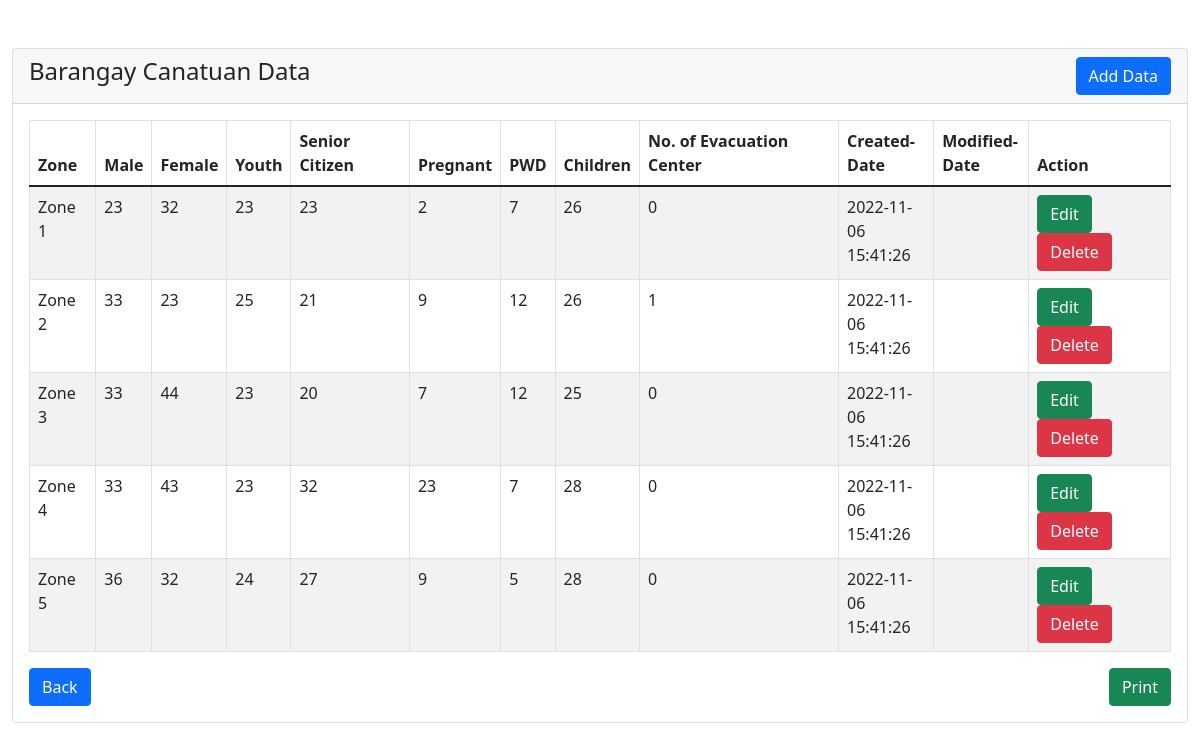
Page /admin/barangay-statistics/canatuan/canatuan-tbl.php (signed in) on the committed database.
### tables this page shows
CREATE TABLE `barangay_data` (
  `id` int(10) NOT NULL,
  `barangay_name` varchar(50) NOT NULL,
  `zone` varchar(15) NOT NULL,
  `male` int(11) NOT NULL,
  `female` int(11) NOT NULL,
  `youth` int(11) NOT NULL,
  `senior_citizen` int(11) NOT NULL,
  `pregnant` int(11) NOT NULL,
  `pwd` int(11) NOT NULL,
  `children` int(11) NOT NULL,
  `no_evacuations` int(11) NOT NULL,
  `created_date` timestamp NULL DEFAULT current_timestamp(),
  `modified_date` timestamp NULL DEFAULT NULL ON UPDATE current_timestamp()
);

### admin/barangay-statistics/canatuan/canatuan-tbl.php (the view, shortened to what this page needs)
<?php
require '../../dbconfig.php';
?>
<!doctype html>
<html lang="en">
  <head>
    <link rel="stylesheet" type="text/css" href="../style-print.css" media="print" >
    <link href="https://cdn.jsdelivr.net/npm/bootstrap@5.1.3/dist/css/bootstrap.min.css" rel="stylesheet">
</head>
<body>
    <div class="container-fluid mt-5">
        <div class="row">
            <div class="col-md-12">
                <div class="card">
                    <div class="card-header">
                        <h4>Barangay Canatuan Data
                            <a href="add-data.php" class="btn btn-primary float-end" id="print-btn">Add Data</a>
                        </h4>
                    </div>
                    <div class="card-body">
                        <table class="table table-bordered table-striped">
                            <thead>
                                <tr>
                                    <th>Zone</th>
                                    <th>Male</th>
                                    <th>Female</th>
                                    <th>Youth</th>
                                    <th>Senior Citizen</th>
                                    <th>Pregnant</th>
                                    <th>PWD</th>
                                    <th>Children</th>
                                    <th>No. of Evacuation Center</th>
                                    <th id="print-btn">Created-Date</th>
                                    <th id="print-btn">Modified-Date</th>
                                    <th id="print-btn">Action</th>
                                </tr>
                            </thead>
                            <tbody>
                                <?php
                                    $query = "SELECT * FROM barangay_data WHERE barangay_name='Canatuan'";
                                    $query_run = mysqli_query($con, $query);
                                    if(mysqli_num_rows($query_run) > 0)
                                    {
                                        foreach($query_run as $canatuan)
                                        {
                                            ?>
                                            <tr>
                                                <td><?= $canatuan['zone']; ?></td>
                                                <td><?= $canatuan['male']; ?></td>
                                                <td><?= $canatuan['female']; ?></td>
                                                <td><?= $canatuan['youth']; ?></td>
                                                <td><?= $canatuan['senior_citizen']; ?></td>
                                                <td><?= $canatuan['pregnant']; ?></td>
                                                <td><?= $canatuan['pwd']; ?></td>
                                                <td><?= $canatuan['children']; ?></td>
                                                <td><?= $canatuan['no_evacuations']; ?></td>
                                                <td id="print-btn" class="col-md-1"><?= $canatuan['created_date']; ?></td>
                                                <td id="print-btn" class="col-md-1"><?= $canatuan['modified_date']; ?></td>
                                                <td id="print-btn"  class="col-md-1.1">
                                                    <a href="edit-data.php?id=<?= $canatuan['id']; ?>" class="btn btn-success btn">Edit</a>
                                                    <button type="button" class="btn btn-danger btn deletebtn">Delete</button>
                                                </td>
                                            </tr>
                                            <?php
                                        }
                                    }
                                    else
                                    {
                                        echo "<h5> No Record Found </h5>";
                                    }
                                ?>
                            </tbody>
                        </table>
                        <a href="../barangay-statistics.php" class="btn btn-primary float-start" id="print-btn">Back</a>
                        <button onclick="window.print()" class="btn btn-success float-end" id="print-btn">  Print  </button>
                    </div>
                </div>
            </div>
        </div>
    </div>
</body>
</html>

### admin/barangay-statistics/style-print.css (style rules this page uses)
#print-btn { display: none; visibility: none; }

### rows in the picture
barangay_data: zone "Zone 1", male "23", female "32", youth "23", senior_citizen "23", pregnant "2", pwd "7", children "26", no_evacuations "0", created_date "2022-11-06 15:41:26"
barangay_data: zone "Zone 2", male "33", female "23", youth "25", senior_citizen "21", pregnant "9", pwd "12", children "26", no_evacuations "1", created_date "2022-11-06 15:41:26"
barangay_data: zone "Zone 3", male "33", female "44", youth "23", senior_citizen "20", pregnant "7", pwd "12", children "25", no_evacuations "0", created_date "2022-11-06 15:41:26"
barangay_data: zone "Zone 4", male "33", female "43", youth "23", senior_citizen "32", pregnant "23", pwd "7", children "28", no_evacuations "0", created_date "2022-11-06 15:41:26"
barangay_data: zone "Zone 5", male "36", female "32", youth "24", senior_citizen "27", pregnant "9", pwd "5", children "28", no_evacuations "0", created_date "2022-11-06 15:41:26"
